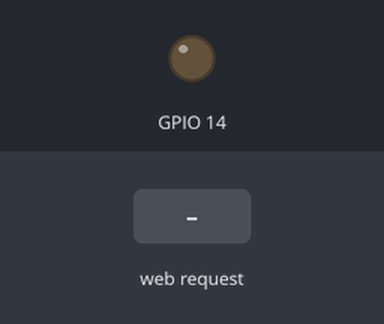
A sketch run on a simulated ESP8266 (NodeMCU). Shown: output pins drawn as LEDs (lit = HIGH). The test bench sets the inputs (shaded band). WiFi joins after 1.5 s; servers stay silent unless stated; what the sketch prints to the serial monitor is not drawn.

Above: at 2.7 s.
2.8 s: HTTP request GET /rele/1 received
At 4.0 s:
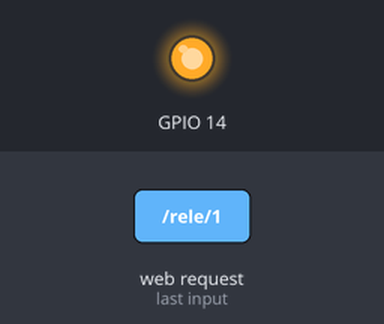
4.3 s: HTTP request GET /rele/0 received
At 5.3 s:
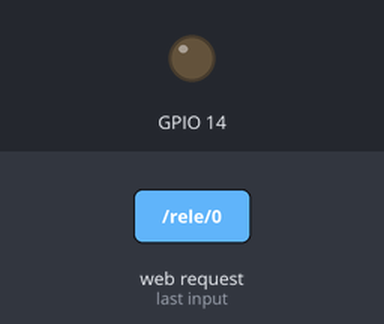
Timing chart, 0 to 7.3 s (numbered marks = the images above; inputs shaded):
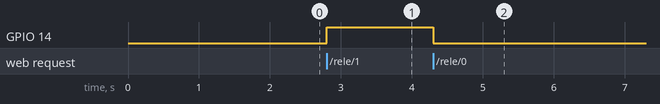

The sketch:

Test_WifiServer_Rele.ino
```cpp
/*
 *  This sketch demonstrates how to set up a simple HTTP-like server.
 *  The server will set a GPIO pin depending on the request
 *    http://server_ip/rele/0 will set the GPI14 low,
 *    http://server_ip/rele/1 will set the GPI14 high
 *  server_ip is the IP address of the ESP8266 module, will be
 *  printed to Serial when the module is connected.
 */

#include <ESP8266WiFi.h>

const char* ssid = "Marquez Correa";
const char* password = "Marquez8355196";

// Create an instance of the server
// specify the port to listen on as an argument
WiFiServer server(80);

void setup() {
  Serial.begin(115200);
  delay(10);

  // prepare GPIO14
  pinMode(14, OUTPUT);
  digitalWrite(14, 0);

  // Connect to WiFi network
  Serial.println();
  Serial.println();
  Serial.print("Connecting to ");
  Serial.println(ssid);

  WiFi.begin(ssid, password);

  while (WiFi.status() != WL_CONNECTED) {
    delay(500);
    Serial.print(".");
  }
  Serial.println("");
  Serial.println("WiFi connected");

  // Start the server
  server.begin();
  Serial.println("Server started");

  // Print the IP address
  Serial.println(WiFi.localIP());
}

void loop() {
  // Check if a client has connected
  WiFiClient client = server.available();
  if (!client) {
    return;
  }

  // Wait until the client sends some data
  Serial.println("new client");
  while(!client.available()){
    delay(1);
  }

  // Read the first line of the request
  String req = client.readStringUntil('\r');
  Serial.println(req);
  client.flush();

  // Match the request
  int val;
  if (req.indexOf("/rele/0") != -1)
    val = 0;
  else if (req.indexOf("/rele/1") != -1)
    val = 1;
  else {
    Serial.println("invalid request");
    client.stop();
    return;
  }

  // Set GPIO2 according to the request
  digitalWrite(14, val);

  client.flush();

  // Prepare the response
  String s = "HTTP/1.1 200 OK\r\nContent-Type: text/html\r\n\r\n\r\n<html>\r\nEl rele esta ";
  s += (val)?"activado":"desactivado";
  s += "</html>\n";

  // Send the response to the client
  client.print(s);
  delay(1);
  Serial.println("Client disonnected");

  // The client will actually be disconnected
  // when the function returns and 'client' object is detroyed
}
```

Measured:
- after the input at 2.8 s, GPIO 14: LOW → HIGH at once
- after the input at 4.3 s, GPIO 14: HIGH → LOW at once
